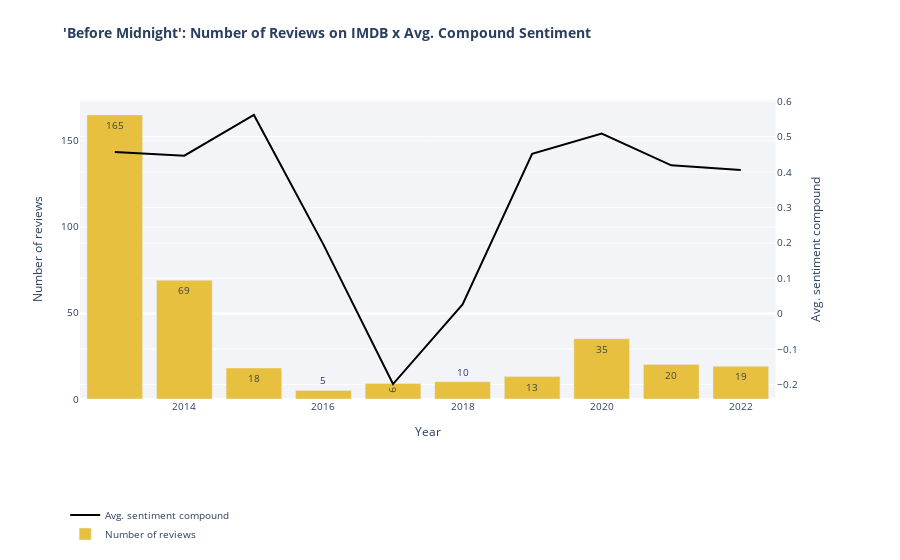

Here is the notebook cell this chart was saved with:
### Code cell
avg_sentiment_per_year_midnight = plot_sentiment_number_of_reviews(b_midnight)
avg_sentiment_per_year_midnight

### Figure 1 — Plotly figure (JSON) as saved in the notebook; plotly's stock layout.template omitted (floating-point values rounded to 4 significant figures)
{"data": [{"marker": {"color": "#030000"}, "mode": "lines", "name": "Avg. sentiment compound", "type": "scatter", "x": [2013, 2014, 2015, 2016, 2017, 2018, 2019, 2020, 2021, 2022], "xaxis": "x", "y": [0.4564, 0.4461, 0.5612, 0.1951, -0.1988, 0.02637, 0.4514, 0.5086, 0.419, 0.4059], "yaxis": "y2"}, {"marker": {"color": "#e6c03e"}, "name": "Number of reviews", "text": [165, 69, 18, 5, 9, 10, 13, 35, 20, 19], "type": "bar", "x": [2013, 2014, 2015, 2016, 2017, 2018, 2019, 2020, 2021, 2022], "y": [165, 69, 18, 5, 9, 10, 13, 35, 20, 19]}], "layout": {"autosize": true, "font": {"size": 10}, "legend": {"x": -0.02, "y": -0.5}, "plot_bgcolor": "rgba(240, 242, 247, 0.8)", "title": {"text": "<b>'Before Midnight': Number of Reviews on IMDB x Avg. Compound Sentiment", "x": 0.07, "y": 0.95}, "xaxis": {"anchor": "y", "autorange": true, "domain": [0, 0.94], "range": [2012.0, 2022.0], "title": {"text": "Year"}, "type": "linear"}, "yaxis": {"anchor": "x", "autorange": true, "domain": [0, 1], "range": [0, 173.7], "title": {"text": "Number of reviews"}, "type": "linear"}, "yaxis2": {"anchor": "x", "autorange": true, "overlaying": "y", "range": [-0.241, 0.6035], "side": "right", "title": {"text": "Avg. sentiment compound"}, "type": "linear"}}}
